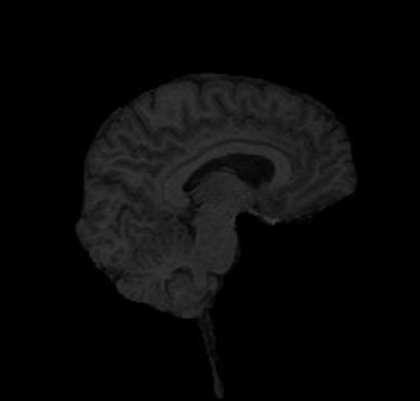
%> input picture brain.bmp, 420 x 401 px, shrunk from 576 x 550 before the run
$ octave --eval "LocalHistogramEqualization('brain.bmp');"   (GNU Octave 9; MATLAB toolbox functions it lacks are replaced by stand-ins)
%> lines starting %> are read from the running program, lines starting %| are printed output that depends on the picture
function LocalHistogramEqualization(img)
%> called with img = 'brain.bmp'
% tStart=tic;
data=uint8(imread(img));%读取图像的像素值
%> data is the input picture: size 401x420 uint8; min 0, max 69, mean 9.4
[m,n]=size(data);
%> m = 401; n = 420

subplot(2,2,1);
imshow(data);
title('原图片');
subplot(2,2,2);
imhist(data);
title('原图片  直方图');

padSize=20;  %这里的padSize主要是用作填充的大小，固定的窗口为正方形，长是奇数
%窗口长宽都为 2*padSize+1
lenn=padSize*2+1;
spatial=padarray(data,[padSize,padSize],0);%进行周边像素0填充
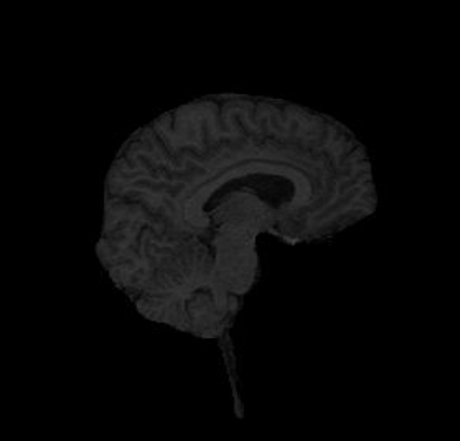
%> spatial: size 441x460 uint8; min 0, max 69, mean 7.8

blockNum=lenn^2;  %提前计算block区域的总体像素点数目，由于每次固定，这里提前计算

midBlockPos=padSize+1;   %提前计算中心像素点的位置，索引时根据小块索引速度更快

LocalHist=zeros(m,n);%预先分配空间，进行存储直方图均衡化之后的图像
for i=1:m
    for j=1:n
        LocalHist(i,j)=getPixel(spatial(i:i+2*padSize,j:j+2*padSize),midBlockPos,blockNum);%调用求取这一点的像素值
    end
end
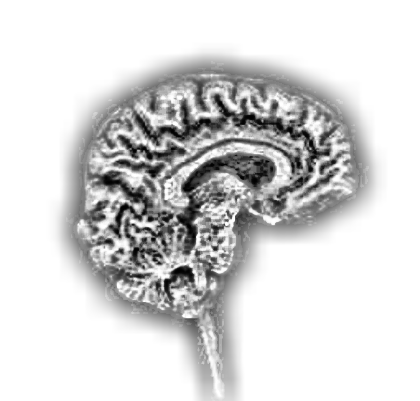
%> LocalHist: size 401x420 double; min 0, max 255, mean 215
LocalHist=uint8(LocalHist);
%> LocalHist: size 401x420 uint8
%> `LocalHistogramEqualization('brain.bmp');`:
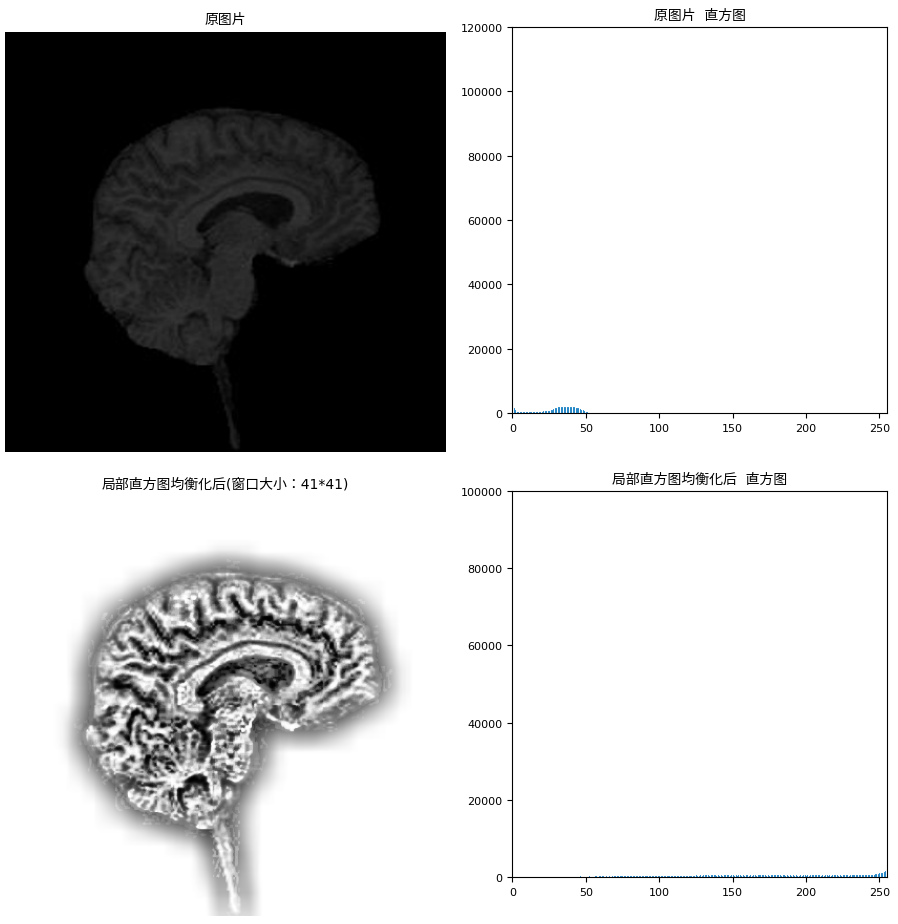
%> figure redrawn from the program's plot data, 4 panels
% tEnd=toc(tStart);
% fprintf('%.4f',tEnd);
subplot(2,2,3);
imshow(LocalHist);%显示原图像
title(['局部直方图均衡化后','(窗口大小：',num2str(lenn),'*',num2str(lenn),')']);
subplot(2,2,4);
imhist(LocalHist);
title('局部直方图均衡化后  直方图');


function pixel=getPixel(block,midBlockPos,blockNum)
midPixel=block(midBlockPos,midBlockPos);   %获取需要操作的像素点的像素值
%      index=length(find(block(:)<=midPixel));
index=sum(block(:)<=midPixel);  %计数比指定点灰度值小于等于其的
pixel=round(255*index/blockNum);%取得转换之后的像素值应该为多少

%      block=sort(block(:));   %对区域内部的像素值进行排序，由此可认为为累计函数的计算方便使用
%      index=find(block==midPixel);  %找到区域中和需要修改像素相同的索引，并在之后计算取最后一个，则其索引位置及代表累计总数
%      pixel=round(255*index(end)/blockNum);  %取得转换之后的像素值应该为多少

%%下面的算法效率比较低
% [17 lines of commented-out code are left out]
